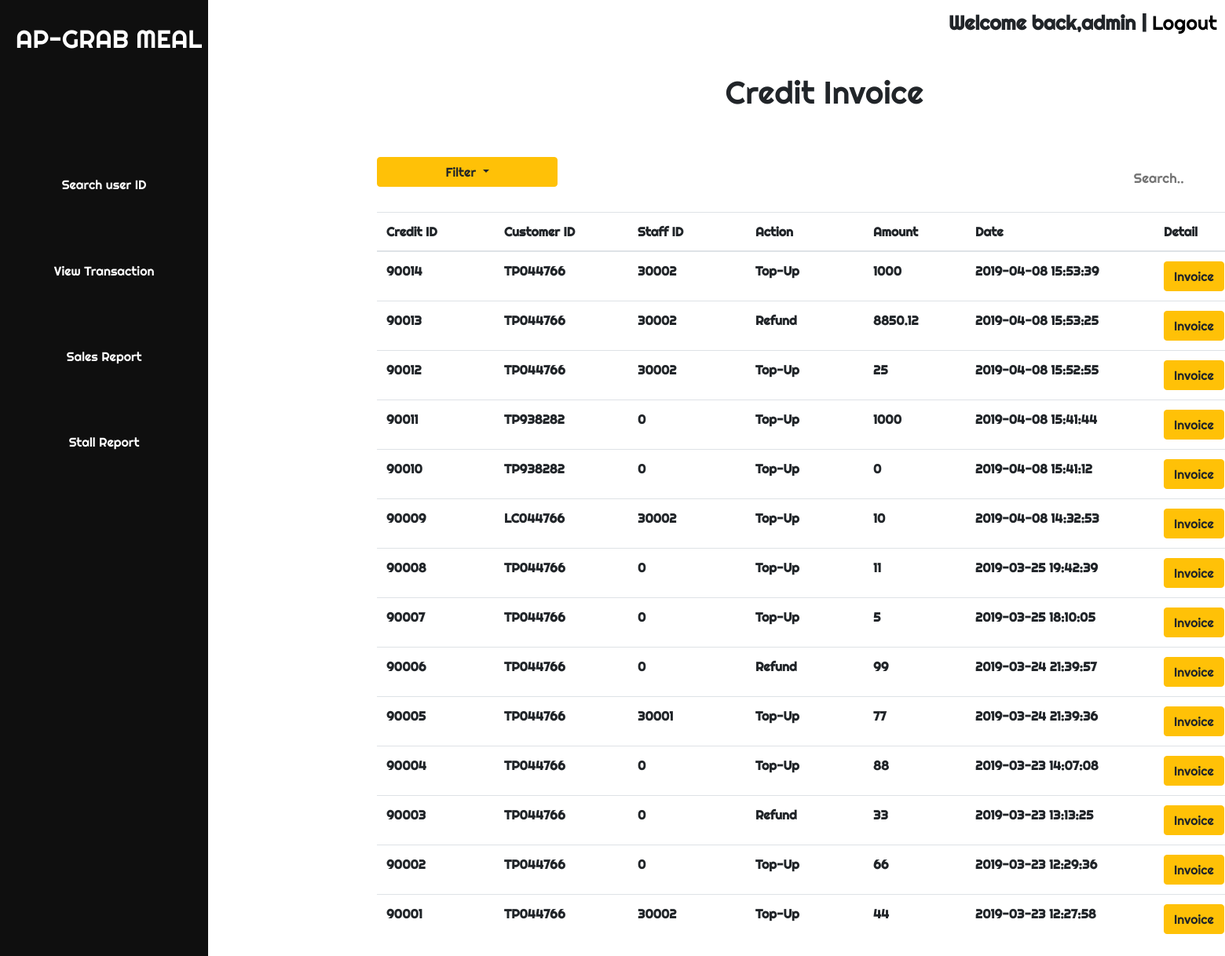
The app's page /online-meal-ordering-system/financial-dept-app/view_transaction_credit.php (signed in) with its own data.
### tables this page shows
CREATE TABLE `credit_transaction` (
  `CreditT_ID` int(11) NOT NULL,
  `Customer_ID` varchar(255) NOT NULL,
  `Staff_ID` int(11) NOT NULL,
  `Action` varchar(255) NOT NULL,
  `Amount` varchar(255) NOT NULL,
  `Date` datetime NOT NULL DEFAULT current_timestamp()
);

### online-meal-ordering-system/financial-dept-app/view_transaction_credit.php (the view, shortened to what this page needs)
<?php
include('base.php');
include('conn.php');
 ?>
<div class="trans-container ">
  <div class="view-header" style="margin-top:30px; text-align:center;">
    <h1>Credit Invoice</h1>
  </div>
 <div class="trans-nav">
  <div class="dropbtn dropdown">
    <button class="btn btn-warning dropdown-toggle" type="button" id="dropdownMenuButton" data-toggle="dropdown" aria-haspopup="true" aria-expanded="false">
      Filter
    </button>
  </div>
  <div class="searchbar">
    <form method="post">
      <input type="text" placeholder="Search.." name="search">
    </form>
</div>
</div>
<div class="trans-table">
   <table class='table table'>
     <thead>
     <tr>
     <th scope='col' style="width:150px;">Credit ID</th>
     <th scope='col' style="width:170px;">Customer ID</th>
     <th scope='col' style="width:150px;">Staff ID</th>
     <th scope='col' style="width:150px;">Action</th>
     <th scope='col' style="width:130px;">Amount</th>
     <th scope='col' style="width:240px;">Date</th>
     <th scope='col'>Detail</th>
     </tr>
     </thead>
  <?php
  if(isset($_POST['gobtn'])){
    $id = $_POST['search'];
    $sql = mysqli_query($con, "SELECT * FROM credit_transaction WHERE CreditT_ID = '$id' or Customer_ID = '$id' ORDER BY Date DESC");
    if (mysqli_num_rows($sql)){
      while ($row = mysqli_fetch_array($sql)){
        echo "<form action='invoice_credit_transaction.php' method='post'>";
        echo "<tbody>";
        echo "<tr>";
        echo "<td>".$row['CreditT_ID']."</td>";
        echo "<td>".$row['Customer_ID']."</td>";
        echo "<td>".$row['Staff_ID']."</td>";
        echo "<td>".$row['Action']."</td>";
        echo "<td>".$row['Amount']."</td>";
        echo "<td>".$row['Date']."</td>";
        echo "<td><a href='invoice_credit_transaction.php?id=".$row['CreditT_ID']." 'class='btn btn-warning'>Invoice</td>";
        echo "</tr>";
        echo "</tbody>";
        echo "</form>";
      }
    }elseif (mysqli_num_rows($sql) == 0){
      echo "<script>alert('Search Not Found')</script>";
      echo "<script>window.location.href='view_transaction_credit.php';</script>";
    }
  }else{
  $sql2 = mysqli_query($con, "SELECT * FROM credit_transaction ORDER BY Date DESC");
  while ($row2 = mysqli_fetch_array($sql2) ){
    echo "<form action='invoice_credit_transaction.php' method='post'>";
    echo "<tbody>";
    echo "<tr>";
    echo "<td>".$row2['CreditT_ID']."</td>";
    echo "<td>".$row2['Customer_ID']."</td>";
    echo "<td>".$row2['Staff_ID']."</td>";
    echo "<td>".$row2['Action']."</td>";
    echo "<td>".$row2['Amount']."</td>";
    echo "<td>".$row2['Date']."</td>";
    echo "<td><a href='invoice_credit_transaction.php?id=".$row2['CreditT_ID']." 'class='btn btn-warning'>Invoice</td>";
    echo "</tr>";
    echo "</tbody>";
    echo "</form>";
  }
}
  ?>
    </table>
</div>
</div>

### online-meal-ordering-system/financial-dept-app/finance_home.css (style rules this page uses)
body { font-family: 'Righteous', cursive; }
.trans-container { float: left; margin-left: 420px; }
.trans-table { width: 1200px; float: left; margin-left: 60px; padding-top: 10px; }
.trans-nav { height: 110px; padding-top: 50px; }
.dropbtn { float: left; margin-left: 60px; }
#dropdownMenuButton { width: 230px; }
.searchbar { float: right; }
.searchbar input[type=text] { padding: 6px; margin-top: 8px; font-size: 17px; border: none; }
td { max-width: 0; overflow: hidden; text-overflow: ellipsis; white-space: nowrap; }

### records on screen
credit_transaction: CreditT_ID "90014", Customer_ID "TP044766", Staff_ID "30002", Action "Top-Up", Amount "1000", Date "2019-04-08 15:53:39"
credit_transaction: CreditT_ID "90013", Customer_ID "TP044766", Staff_ID "30002", Action "Refund", Amount "8850.12", Date "2019-04-08 15:53:25"
credit_transaction: CreditT_ID "90012", Customer_ID "TP044766", Staff_ID "30002", Action "Top-Up", Amount "25", Date "2019-04-08 15:52:55"
credit_transaction: CreditT_ID "90011", Customer_ID "TP938282", Staff_ID "0", Action "Top-Up", Amount "1000", Date "2019-04-08 15:41:44"
credit_transaction: CreditT_ID "90010", Customer_ID "TP938282", Staff_ID "0", Action "Top-Up", Amount "0", Date "2019-04-08 15:41:12"
credit_transaction: CreditT_ID "90009", Customer_ID "LC044766", Staff_ID "30002", Action "Top-Up", Amount "10", Date "2019-04-08 14:32:53"
credit_transaction: CreditT_ID "90008", Customer_ID "TP044766", Staff_ID "0", Action "Top-Up", Amount "11", Date "2019-03-25 19:42:39"
credit_transaction: CreditT_ID "90007", Customer_ID "TP044766", Staff_ID "0", Action "Top-Up", Amount "5", Date "2019-03-25 18:10:05"
credit_transaction: CreditT_ID "90006", Customer_ID "TP044766", Staff_ID "0", Action "Refund", Amount "99", Date "2019-03-24 21:39:57"
credit_transaction: CreditT_ID "90005", Customer_ID "TP044766", Staff_ID "30001", Action "Top-Up", Amount "77", Date "2019-03-24 21:39:36"
credit_transaction: CreditT_ID "90004", Customer_ID "TP044766", Staff_ID "0", Action "Top-Up", Amount "88", Date "2019-03-23 14:07:08"
credit_transaction: CreditT_ID "90003", Customer_ID "TP044766", Staff_ID "0", Action "Refund", Amount "33", Date "2019-03-23 13:13:25"
credit_transaction: CreditT_ID "90002", Customer_ID "TP044766", Staff_ID "0", Action "Top-Up", Amount "66", Date "2019-03-23 12:29:36"
credit_transaction: CreditT_ID "90001", Customer_ID "TP044766", Staff_ID "30002", Action "Top-Up", Amount "44", Date "2019-03-23 12:27:58"

### other values on screen
$_SESSION['login_staff'] "admin"
